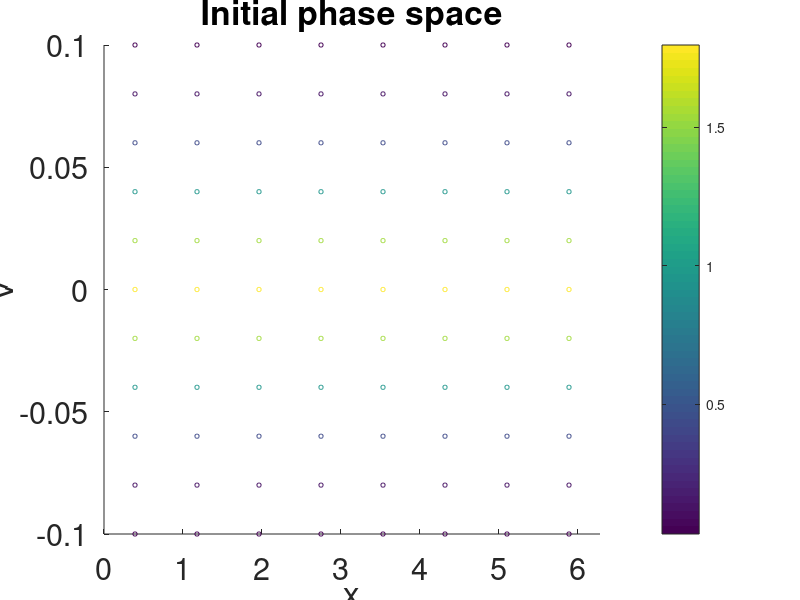

This figure's MATLAB source: (Note: this script raises an error after producing the figure.)
%%%mytryLagranageVlasov2
%%%(needs to be renamed)

%%% implement a semi-lagrangian approach to solving 
%%% 1x1p collisionless electrostatic Vlasov equation.

%%% Ryan Sandberg
%%% started March 2018
%%% last updated May 10, 2018

%%% Vlasov is f' + v. gradx f + a. gradv f = 0
%%% f' + v dfdx + q/m (E) dfdv = 0

%%% Krasny's steps
%%% 1) initialize grid <-> get initial positions of particles
%%%     particles follow phase space trajectories xi(t), vi(t)
%%% 2) solve ode's: xi' = vi, vi' = F(xi) =
%%%     q^2 sum (k(xi,xj) + xj) f0(aj,bj) delta a delta b + q rhobar xi
%%% rhobar = background ion charge density (i.e. this is an electron
%%%     vlasov solver

clear all
close all

day = 'May_11';
run_name = 'warm_plasma_stable';

figure_font = 22; 
plot_in_run = 1; 
plot_dephi = 1; 
plot_part = 0; plot_two = 0; 
plot_phase = 0; 
plot_initial = 1;
save_movie = 0; 
figure_name = ['../meeting_things/' day '/' run_name '/' run_name '_'];
movie_name = [figure_name 'phase_space.avi'];
key_params = {};


%% set up mesh
xmin = 0; L = 2*pi; Nx = 8; delx = L/Nx; key_params = [key_params,'xmin','L','Nx','delx'];
xmesh = xmin + .5*delx : delx : xmin + L;
delv = .02; vmax = .05; Nvvis = 2*vmax / delv; key_params = [key_params,'delv'];



%% Physical Constants
m = 1;
q = 1;
key_params = [key_params,'m','q'];


%% declare initial distribution

%finite particles
N = 2;
rhobar = -N*q/L;
x10 = 2.1; x20 = 3; 
x10p = 0; x20p = 1.2;
xvec0 = [x10;x20]; 
vvec0 = [x10p;x20p];
f0vec = 1/delx/delv*[1;1];
% end finite particles

%continuous distribution
N = Nx;

lambda = L;
k = 2*2*pi/lambda;
deln = .001;
rho0 = 1;
vp = 1/k;

xvec0 = xmesh+.12*delx; % so the 1st order density calculation has reduced spikes
xvec0 = xvec0'; % get column vector
vvec0 = 1*vp*deln/delx/(rho0/q)*sin(k*xvec0);
vvec0 = [.25*ones([N,1])]; 
f0vec = rho0/L/q/delv+1/delx/delv * deln*sin(k * xvec0);
% f0vec = rho0/q/delx/N/delv*ones([N,1]);
% end continuous distribution


% thermal
vth = .05;
lambda = L;
k = 2*pi/lambda;
rho0 = 1;
deln = .001;
% 
xlist = xmesh;%+.12*delx; % so the 1st order density calculation has reduced spikes
vlist= -.1:delv:.1;
Nv = length(vlist);
[xvec0,vvec0] = meshgrid(xlist,vlist);
N = numel(xvec0);
% trying a shear or offset initialization
xvec0 = xvec0 + 0*vvec0;
xvec0 = mod(xvec0-xmin,L)+xmin;
%
f0vec = 1/vth/sqrt(pi)*exp(-vvec0.^2/vth^2).*(rho0/q/L);%+1/delx * deln*sin(k * xvec0));
% f0vec = rho0/q/delv/delx/N*ones([N,1]);

xvec0 = reshape(xvec0,[N,1]);
vvec0 = reshape(vvec0,[N,1]);
f0vec = reshape(f0vec,[N,1]);
% end thermal initialization

rhobar = -q/L*delx*delv*sum(f0vec);
key_params = [key_params,'vth','k','rho0','deln','Nv','N'];

%         edistribution = xvweight(xvec0, vvec0, f0vec, xmesh, delx,xmin,delv, .3);
%         figure(7)
%         imagesc([xmin,xmin+L],[-.3,.3],edistribution)
%         title('phase space')
%         xlabel('x\omega_p/v_0')
%         ylabel('v/v_0')
%         colorbar()
%         set(gca,'fontsize', figure_font, 'YDir','normal')

    figure(6)
    pointsize = 10;
    scatter(xvec0,vvec0,pointsize, f0vec);
    xlim([xmin,xmin+L])
    title('Initial phase space')
    colorbar()
    xlabel('x')
    ylabel('v')
    set(gca,'fontsize',figure_font)
    
    if save_movie
        print([figure_name 'phase_initial'],'-dpng')
    end
pause(.3)

%% Solve
% need solver to respect periodic boundary conditions
% use RK 2nd order for now
%un+1 = un + h(b f(un) + c f(un + a h f(un) )
% c = 1/2a, b = 1-c
a = 1; c = 1/2/a; b = 1-c;
%constants for solver
c1 = q^2*delx*delv / m;
c2 = rhobar*q/m;

tf = 2*pi;
delt = .01; 
Nt = ceil(tf/delt); key_params = [key_params,'tf','delt', 'Nt'];
soln = zeros(2*N,Nt+1);
soln(1:N,1) = xvec0; soln(N+1:end,1) = vvec0; 
%% f ( xvec, vvec)

%initialize diagnostics
densitytot = zeros([Nx,Nt+1]);
Etot = zeros([Nx,Nt+1]);
phitot  = zeros([Nx,Nt+1]);
edensity = xweight(xvec0, f0vec, xmesh, delx,xmin,delv,q);
density = edensity + rhobar;
densitytot(:,1) = density;

if save_movie
    Lagrangev = VideoWriter(movie_name);
    open(Lagrangev)
end


xvec = xmesh';
X = xvec * ones([1,Nx]);
Y = X';
D = X-Y;
K = delx*(.5*sign(D) + Y/L);
M = -delx*(.5*abs(D) + 1/L*(xvec*xvec'));

E = K*density;
phi = M*density;
Etot(:,1) = E;
phitot(:,1) = phi;

for ii = 1:Nt
    x = soln(:,ii);
    fn = odef(x,f0vec,c1,c2,L);
    x2 = x + a*delt*fn;
    x2(1:N) = mod(x2(1:N)-xmin,L)+xmin;
    f2 = odef(x2,f0vec,c1,c2,L);
    v = (b*fn + c*f2);
    
    x = x + delt*v;
    x(1:N) = mod(x(1:N)-xmin,L)+xmin;
    soln(:,ii+1) = x;
    
    %diagnostics
    if plot_in_run
        edensity = xweight(x(1:N), f0vec, xmesh, delx,xmin,delv,q);
        density = edensity + rhobar;
        densitytot(:,ii+1) = density;
        E = K*density;
        phi = M*density;
        Etot(:,ii+1) = E;
        phitot(:,ii+1) = phi;
        
%         edistribution = xvweight(x(1:N), x(N+1:end), f0vec, xmesh, delx,xmin,delv, .3);
        figure(1)
%         subplot(2,1,1)
%         plot(x(1:floor(N/10):N),x(N+1:floor(N/10):end),'o' )
%         
%         title('Single particles in phase space')
%         xlim([0,L])
%         xlabel('x\omega_p/v_0')
%         ylabel('v/v_0')
%         ylim([-.1,.1])
%         set(gca,'fontsize', figure_font)
        
        
    scatter(x(1:N),x(N+1:end),pointsize, f0vec);
    xlim([xmin,xmin+L])
    ylim([-.5,.5])
    title(sprintf('Phase space at time = %.02f',ii*delt));
    colorbar()
    xlabel('x')
    ylabel('v')
    set(gca,'fontsize',figure_font)
    
    if save_movie
        frame = getframe(gcf);
        writeVideo(Lagrangev,frame)
    end
%         
%         subplot(3,1,2)
%             scatter(x(1:N),x(N+1:end),pointsize, f0vec);
%     xlim([2,2.5])
%     title('Phase space zoom in')
%     colorbar()
%     xlabel('x')
%     ylabel('v')
%     set(gca,'fontsize',figure_font)
        
%         imagesc([xmin,xmin+L],[-.3,.3],edistribution)
%         title('phase space')
%         xlabel('x\omega_p/v_0')
%         ylabel('v/v_0')
%         colorbar()
%         set(gca,'fontsize', figure_font, 'YDir','normal')
% 
%         subplot(2,1,2)
%         plot(xmesh,density,xmesh, E)%,xmesh,phi)
%         title(sprintf('Time = %f',ii*delt));
%        %ylim([-deln/delx,deln/delx])
% %        ylim([-.1,.1])
%         legend('density','field')%,'potential')
%         xlabel('x \omega_p/v_0')
%         
%         set(gca,'fontsize', figure_font)
        
        pause(.01)
        
    end
end
tlist = delt*(0:Nt);
if save_movie
    % close panel movie writer
    close(Lagrangev);
    
end

if plot_dephi
    % plot density
    figure(2)
    subplot(2,1,1)
    imagesc([0,tf], [xmin,xmin+L],densitytot)
    colorbar()
    title('Charge Density \cdot e\omega_p/v_0')
    xlabel('t\omega_p')
    ylabel('x v_0/\omega_p')
    set(gca,'fontsize', figure_font,'YDir','normal')

    subplot(2,1,2)
    imagesc([0,tf], [xmin,xmin+L],Etot)
    colorbar()
    title('E Field \cdot ')
    xlabel('t\omega_p')
    ylabel('x v_0/\omega_p')
    set(gca,'fontsize', figure_font,'YDir','normal')
% 
%     subplot(3,1,3)
%     imagesc([0,tf], [xmin,xmin+L],phitot)
%     colorbar()
%     title('Potential \cdot ')
%     ylabel('x v_0/\omega_p')
% 
%     xlabel('t\omega_p')
    set(gca,'fontsize', figure_font,'YDir','normal')
    
    if save_movie   
        print([figure_name 'DE'],'-dpng')
    end
end
    
    
%plot particles
if plot_part
figure(3)
plot(tlist,soln(1:N,:),'.')%,delt*1:Nt,soln(2,:),'o')
ylim([0,L])
xlim([0,tf])
title('Phase space particle positions')
xlabel('t\omega_p')
ylabel('x v_0/\omega_p')
set(gca,'fontsize', figure_font)
% % two particle test

omega = q*sqrt(2/m/L);
c3 = (x20p + x10p) / 2;
c1 = (x10p - c3)/omega;
c2 = 1/2*(x10 - x20 + L/2);
c4 = x10 - c2;

p1 = c1*sin(omega*tlist) +c2*cos(omega*tlist) + c3*tlist + c4;
p2 = L/2 + c3*tlist + c4 - c1*sin(omega*tlist) - c2 * cos(omega*tlist);
p1 = mod(p1-xmin,L)+xmin; p2 = mod(p2-xmin,L)+xmin;
if plot_two
hold on
plot(tlist,p1,'o',tlist,p2,'o')
hold off

legend('p1 computed', 'p2 computed', 'p1 analytic', 'p2 analytic')
end
set(gca,'fontsize', figure_font)
% % end two particle test
end


if plot_phase
    figure(4)
    plot(soln(1,:),soln(N+1,:),'.')
    for n = 1:N
        hold on
        plot(soln(n,:),soln(N+n,:),'.')
        hold off
    end
    ylim([-.005,.005])
    xlim([0,L])
    title('phase space orbits')
    ylabel('v/v_0')
    xlabel('x v_0/\omega_p')
    set(gca,'fontsize', figure_font)
end

if save_movie
   % anytime we save a figure or movie, we also want a file with key parameters
   filename = [figure_name 'key_parameters.txt'];
   fileID = fopen(filename,'w');
   for ii = 1:length(key_params)
       param_name = key_params{ii};
       fprintf(fileID,[param_name ' = %.02f\n'], eval(param_name) );
   end
   fclose(fileID);
end